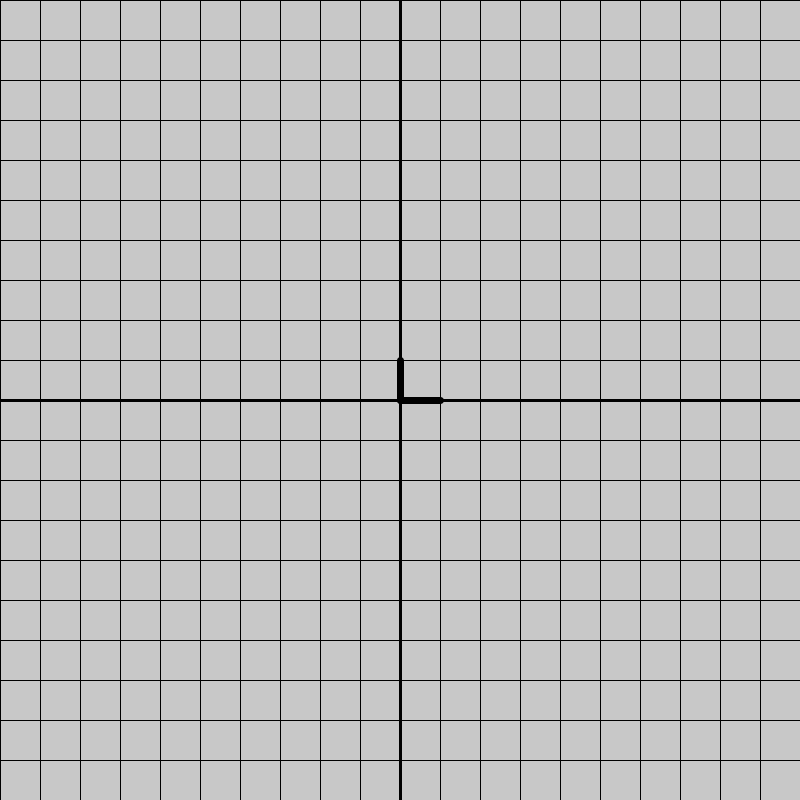
Frame 1 (no input)
Frame 60 (the mouse pressed at the canvas centre just before this capture): identical to frame 1, image omitted
Frame 120 (the mouse held since frame 60 and released just before this capture): identical to frame 1, image omitted

The Processing sketch that drew this single still picture (run headless with seeded random() and noise(); from frame 60 on, the mouse is pressed at the canvas centre):

// Processing sketch: Matrices
// ── Matrices.pde
 Drawing drawing;
int spacing;
PVector iHat, jHat, p1, p2;
/*
Matrix multiplication example

*/


void setup() {
  size(800, 800);
  drawing = new Drawing();
  spacing=40;
  //vector operations here
  iHat = new PVector(1, 0);
  jHat = new PVector(0, 1);
  //p1=new PVector(8, 5);
  //float x = iHat.x*p1.x + iHat.y*p1.x;
  //float y = jHat.x*p1.y + jHat.y*p1.y;
  //p2 = new PVector(x, y);

}

void draw() {
  background(200);
  drawing.gridLines(-width/2, width/2, spacing);
  //vector drawing here
  drawing.drawVector(iHat, 7);
  drawing.drawVector(jHat, 7);
  //drawing.drawVector(p1);
  //drawing.drawVector(p2);
  
  
}

// ── Drawing.pde
class Drawing {

  Drawing() {
    
  }

  void gridLines(int start, int end, int spacing) {
    translate(width/2, height/2);
    for (int pos=start; pos<end; pos+=spacing) {
      if (pos==0) {
        strokeWeight(3);
      } else {
        strokeWeight(1);
      }
      line(start, pos, end, pos);
      line(pos, start, pos, end);
    }
  }

  void drawVector(PVector p) {
    line(0, 0, p.x*spacing, p.y*-spacing);
  }

  void drawVector(PVector p, int weight) {
    strokeWeight(weight);
    line(0, 0, p.x*spacing, p.y*-spacing);
    strokeWeight(1);
  }
  void drawVector(PVector origin, PVector p) {
    line(origin.x*spacing, origin.y*-spacing, origin.x*spacing+p.x*spacing, origin.y*-spacing+p.y*-spacing);
  }
}
